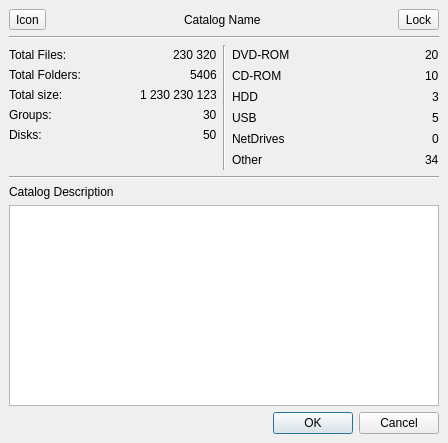
<ui version="4.0" >
 <class>CatalogPropertiesDialog</class>
 <widget class="QDialog" name="CatalogPropertiesDialog" >
  <property name="geometry" >
   <rect>
    <x>0</x>
    <y>0</y>
    <width>448</width>
    <height>443</height>
   </rect>
  </property>
  <property name="windowTitle" >
   <string>Dialog</string>
  </property>
  <layout class="QVBoxLayout" >
   <property name="margin" >
    <number>9</number>
   </property>
   <property name="spacing" >
    <number>6</number>
   </property>
   <item>
    <layout class="QVBoxLayout" >
     <property name="margin" >
      <number>0</number>
     </property>
     <property name="spacing" >
      <number>6</number>
     </property>
    </layout>
   </item>
   <item>
    <layout class="QHBoxLayout" >
     <property name="margin" >
      <number>0</number>
     </property>
     <property name="spacing" >
      <number>6</number>
     </property>
     <item>
      <widget class="QToolButton" name="toolButtonIcon" >
       <property name="text" >
        <string>Icon</string>
       </property>
      </widget>
     </item>
     <item>
      <spacer>
       <property name="orientation" >
        <enum>Qt::Horizontal</enum>
       </property>
       <property name="sizeHint" >
        <size>
         <width>21</width>
         <height>20</height>
        </size>
       </property>
      </spacer>
     </item>
     <item>
      <widget class="QLabel" name="labelName" >
       <property name="text" >
        <string>Catalog Name</string>
       </property>
      </widget>
     </item>
     <item>
      <spacer>
       <property name="orientation" >
        <enum>Qt::Horizontal</enum>
       </property>
       <property name="sizeHint" >
        <size>
         <width>41</width>
         <height>20</height>
        </size>
       </property>
      </spacer>
     </item>
     <item>
      <widget class="QToolButton" name="toolButtonLock" >
       <property name="text" >
        <string>Lock</string>
       </property>
      </widget>
     </item>
    </layout>
   </item>
   <item>
    <widget class="Line" name="line" >
     <property name="orientation" >
      <enum>Qt::Horizontal</enum>
     </property>
    </widget>
   </item>
   <item>
    <layout class="QGridLayout" >
     <property name="margin" >
      <number>0</number>
     </property>
     <property name="spacing" >
      <number>6</number>
     </property>
     <item rowspan="2" row="0" column="1" >
      <widget class="Line" name="line_3" >
       <property name="orientation" >
        <enum>Qt::Vertical</enum>
       </property>
      </widget>
     </item>
     <item row="0" column="0" >
      <layout class="QVBoxLayout" >
       <property name="margin" >
        <number>0</number>
       </property>
       <property name="spacing" >
        <number>0</number>
       </property>
       <item>
        <layout class="QVBoxLayout" >
         <property name="margin" >
          <number>0</number>
         </property>
         <property name="spacing" >
          <number>0</number>
         </property>
         <item>
          <layout class="QHBoxLayout" >
           <property name="margin" >
            <number>0</number>
           </property>
           <property name="spacing" >
            <number>6</number>
           </property>
           <item>
            <widget class="QLabel" name="label_18" >
             <property name="text" >
              <string>Total Files:</string>
             </property>
            </widget>
           </item>
           <item>
            <spacer>
             <property name="orientation" >
              <enum>Qt::Horizontal</enum>
             </property>
             <property name="sizeHint" >
              <size>
               <width>21</width>
               <height>20</height>
              </size>
             </property>
            </spacer>
           </item>
           <item>
            <widget class="QLabel" name="labelTotalFiles" >
             <property name="text" >
              <string>230 320</string>
             </property>
            </widget>
           </item>
          </layout>
         </item>
         <item>
          <layout class="QHBoxLayout" >
           <property name="margin" >
            <number>0</number>
           </property>
           <property name="spacing" >
            <number>6</number>
           </property>
           <item>
            <widget class="QLabel" name="label_20" >
             <property name="text" >
              <string>Total Folders:</string>
             </property>
            </widget>
           </item>
           <item>
            <spacer>
             <property name="orientation" >
              <enum>Qt::Horizontal</enum>
             </property>
             <property name="sizeHint" >
              <size>
               <width>21</width>
               <height>20</height>
              </size>
             </property>
            </spacer>
           </item>
           <item>
            <widget class="QLabel" name="labelTotalDirs" >
             <property name="text" >
              <string>5406</string>
             </property>
            </widget>
           </item>
          </layout>
         </item>
         <item>
          <layout class="QHBoxLayout" >
           <property name="margin" >
            <number>0</number>
           </property>
           <property name="spacing" >
            <number>6</number>
           </property>
           <item>
            <widget class="QLabel" name="label_22" >
             <property name="text" >
              <string>Total size:</string>
             </property>
            </widget>
           </item>
           <item>
            <spacer>
             <property name="orientation" >
              <enum>Qt::Horizontal</enum>
             </property>
             <property name="sizeHint" >
              <size>
               <width>21</width>
               <height>20</height>
              </size>
             </property>
            </spacer>
           </item>
           <item>
            <widget class="QLabel" name="labelTotalSize" >
             <property name="text" >
              <string>1 230 230 123</string>
             </property>
            </widget>
           </item>
          </layout>
         </item>
        </layout>
       </item>
       <item>
        <layout class="QVBoxLayout" >
         <property name="margin" >
          <number>0</number>
         </property>
         <property name="spacing" >
          <number>0</number>
         </property>
         <item>
          <layout class="QHBoxLayout" >
           <property name="margin" >
            <number>0</number>
           </property>
           <property name="spacing" >
            <number>6</number>
           </property>
           <item>
            <widget class="QLabel" name="label_14" >
             <property name="text" >
              <string>Groups:</string>
             </property>
            </widget>
           </item>
           <item>
            <spacer>
             <property name="orientation" >
              <enum>Qt::Horizontal</enum>
             </property>
             <property name="sizeHint" >
              <size>
               <width>21</width>
               <height>20</height>
              </size>
             </property>
            </spacer>
           </item>
           <item>
            <widget class="QLabel" name="labelTotalGroups" >
             <property name="text" >
              <string>30</string>
             </property>
            </widget>
           </item>
          </layout>
         </item>
         <item>
          <layout class="QHBoxLayout" >
           <property name="margin" >
            <number>0</number>
           </property>
           <property name="spacing" >
            <number>6</number>
           </property>
           <item>
            <widget class="QLabel" name="label_16" >
             <property name="text" >
              <string>Disks:</string>
             </property>
            </widget>
           </item>
           <item>
            <spacer>
             <property name="orientation" >
              <enum>Qt::Horizontal</enum>
             </property>
             <property name="sizeHint" >
              <size>
               <width>21</width>
               <height>20</height>
              </size>
             </property>
            </spacer>
           </item>
           <item>
            <widget class="QLabel" name="labelTotalDisks" >
             <property name="text" >
              <string>50</string>
             </property>
            </widget>
           </item>
          </layout>
         </item>
        </layout>
       </item>
      </layout>
     </item>
     <item rowspan="2" row="0" column="2" >
      <layout class="QVBoxLayout" >
       <property name="margin" >
        <number>0</number>
       </property>
       <property name="spacing" >
        <number>1</number>
       </property>
       <item>
        <layout class="QHBoxLayout" >
         <property name="margin" >
          <number>0</number>
         </property>
         <property name="spacing" >
          <number>6</number>
         </property>
         <item>
          <widget class="QLabel" name="label_3" >
           <property name="text" >
            <string>DVD-ROM</string>
           </property>
          </widget>
         </item>
         <item>
          <spacer>
           <property name="orientation" >
            <enum>Qt::Horizontal</enum>
           </property>
           <property name="sizeHint" >
            <size>
             <width>16</width>
             <height>20</height>
            </size>
           </property>
          </spacer>
         </item>
         <item>
          <widget class="QLabel" name="labelDVDRoms" >
           <property name="text" >
            <string>20</string>
           </property>
          </widget>
         </item>
        </layout>
       </item>
       <item>
        <layout class="QHBoxLayout" >
         <property name="margin" >
          <number>0</number>
         </property>
         <property name="spacing" >
          <number>6</number>
         </property>
         <item>
          <widget class="QLabel" name="label_2" >
           <property name="text" >
            <string>CD-ROM</string>
           </property>
          </widget>
         </item>
         <item>
          <spacer>
           <property name="orientation" >
            <enum>Qt::Horizontal</enum>
           </property>
           <property name="sizeHint" >
            <size>
             <width>16</width>
             <height>20</height>
            </size>
           </property>
          </spacer>
         </item>
         <item>
          <widget class="QLabel" name="labelCDRoms" >
           <property name="text" >
            <string>10</string>
           </property>
          </widget>
         </item>
        </layout>
       </item>
       <item>
        <layout class="QHBoxLayout" >
         <property name="margin" >
          <number>0</number>
         </property>
         <property name="spacing" >
          <number>6</number>
         </property>
         <item>
          <widget class="QLabel" name="label_9" >
           <property name="text" >
            <string>HDD</string>
           </property>
          </widget>
         </item>
         <item>
          <spacer>
           <property name="orientation" >
            <enum>Qt::Horizontal</enum>
           </property>
           <property name="sizeHint" >
            <size>
             <width>16</width>
             <height>20</height>
            </size>
           </property>
          </spacer>
         </item>
         <item>
          <widget class="QLabel" name="labelHDDs" >
           <property name="text" >
            <string>3</string>
           </property>
          </widget>
         </item>
        </layout>
       </item>
       <item>
        <layout class="QHBoxLayout" >
         <property name="margin" >
          <number>0</number>
         </property>
         <property name="spacing" >
          <number>6</number>
         </property>
         <item>
          <widget class="QLabel" name="label_8" >
           <property name="text" >
            <string>USB</string>
           </property>
          </widget>
         </item>
         <item>
          <spacer>
           <property name="orientation" >
            <enum>Qt::Horizontal</enum>
           </property>
           <property name="sizeHint" >
            <size>
             <width>16</width>
             <height>20</height>
            </size>
           </property>
          </spacer>
         </item>
         <item>
          <widget class="QLabel" name="labelUSBs" >
           <property name="text" >
            <string>5</string>
           </property>
          </widget>
         </item>
        </layout>
       </item>
       <item>
        <layout class="QHBoxLayout" >
         <property name="margin" >
          <number>0</number>
         </property>
         <property name="spacing" >
          <number>6</number>
         </property>
         <item>
          <widget class="QLabel" name="label_4" >
           <property name="text" >
            <string>NetDrives</string>
           </property>
          </widget>
         </item>
         <item>
          <spacer>
           <property name="orientation" >
            <enum>Qt::Horizontal</enum>
           </property>
           <property name="sizeHint" >
            <size>
             <width>16</width>
             <height>20</height>
            </size>
           </property>
          </spacer>
         </item>
         <item>
          <widget class="QLabel" name="labelNetDrives" >
           <property name="text" >
            <string>0</string>
           </property>
          </widget>
         </item>
        </layout>
       </item>
       <item>
        <layout class="QHBoxLayout" >
         <property name="margin" >
          <number>0</number>
         </property>
         <property name="spacing" >
          <number>6</number>
         </property>
         <item>
          <widget class="QLabel" name="label_10" >
           <property name="text" >
            <string>Other</string>
           </property>
          </widget>
         </item>
         <item>
          <spacer>
           <property name="orientation" >
            <enum>Qt::Horizontal</enum>
           </property>
           <property name="sizeHint" >
            <size>
             <width>16</width>
             <height>20</height>
            </size>
           </property>
          </spacer>
         </item>
         <item>
          <widget class="QLabel" name="labelOther" >
           <property name="text" >
            <string>34</string>
           </property>
          </widget>
         </item>
        </layout>
       </item>
      </layout>
     </item>
    </layout>
   </item>
   <item>
    <widget class="Line" name="line_2" >
     <property name="orientation" >
      <enum>Qt::Horizontal</enum>
     </property>
    </widget>
   </item>
   <item>
    <layout class="QVBoxLayout" >
     <property name="margin" >
      <number>0</number>
     </property>
     <property name="spacing" >
      <number>6</number>
     </property>
     <item>
      <widget class="QLabel" name="label_24" >
       <property name="text" >
        <string>Catalog Description</string>
       </property>
      </widget>
     </item>
     <item>
      <widget class="QTextEdit" name="textEditDescription" />
     </item>
    </layout>
   </item>
   <item>
    <layout class="QHBoxLayout" >
     <property name="margin" >
      <number>0</number>
     </property>
     <property name="spacing" >
      <number>6</number>
     </property>
     <item>
      <spacer>
       <property name="orientation" >
        <enum>Qt::Horizontal</enum>
       </property>
       <property name="sizeHint" >
        <size>
         <width>211</width>
         <height>20</height>
        </size>
       </property>
      </spacer>
     </item>
     <item>
      <widget class="QDialogButtonBox" name="buttonBox" >
       <property name="orientation" >
        <enum>Qt::Horizontal</enum>
       </property>
       <property name="standardButtons" >
        <set>QDialogButtonBox::Cancel|QDialogButtonBox::NoButton|QDialogButtonBox::Ok</set>
       </property>
      </widget>
     </item>
    </layout>
   </item>
  </layout>
 </widget>
 <resources/>
 <connections>
  <connection>
   <sender>buttonBox</sender>
   <signal>accepted()</signal>
   <receiver>CatalogPropertiesDialog</receiver>
   <slot>accept()</slot>
   <hints>
    <hint type="sourcelabel" >
     <x>248</x>
     <y>254</y>
    </hint>
    <hint type="destinationlabel" >
     <x>157</x>
     <y>274</y>
    </hint>
   </hints>
  </connection>
  <connection>
   <sender>buttonBox</sender>
   <signal>rejected()</signal>
   <receiver>CatalogPropertiesDialog</receiver>
   <slot>reject()</slot>
   <hints>
    <hint type="sourcelabel" >
     <x>316</x>
     <y>260</y>
    </hint>
    <hint type="destinationlabel" >
     <x>286</x>
     <y>274</y>
    </hint>
   </hints>
  </connection>
 </connections>
</ui>
